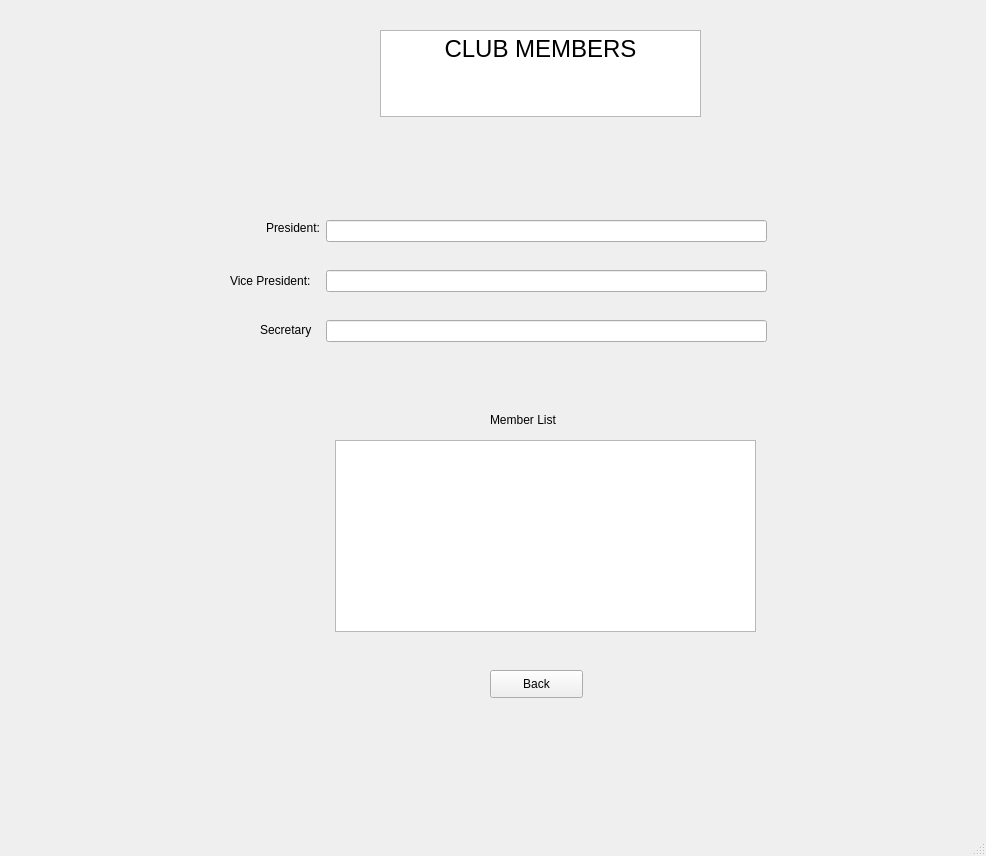
<?xml version="1.0" encoding="UTF-8"?>
<ui version="4.0">
 <class>MainWindow</class>
 <widget class="QMainWindow" name="MainWindow">
  <property name="geometry">
   <rect>
    <x>0</x>
    <y>0</y>
    <width>986</width>
    <height>856</height>
   </rect>
  </property>
  <property name="windowTitle">
   <string>MainWindow</string>
  </property>
  <widget class="QWidget" name="centralwidget">
   <widget class="QTextEdit" name="textEdit">
    <property name="geometry">
     <rect>
      <x>380</x>
      <y>30</y>
      <width>321</width>
      <height>87</height>
     </rect>
    </property>
    <property name="html">
     <string>&lt;!DOCTYPE HTML PUBLIC &quot;-//W3C//DTD HTML 4.0//EN&quot; &quot;http://www.w3.org/TR/REC-html40/strict.dtd&quot;&gt;
&lt;html&gt;&lt;head&gt;&lt;meta name=&quot;qrichtext&quot; content=&quot;1&quot; /&gt;&lt;style type=&quot;text/css&quot;&gt;
p, li { white-space: pre-wrap; }
&lt;/style&gt;&lt;/head&gt;&lt;body style=&quot; font-family:'MS Shell Dlg 2'; font-size:7.8pt; font-weight:400; font-style:normal;&quot;&gt;
&lt;p align=&quot;center&quot; style=&quot; margin-top:0px; margin-bottom:0px; margin-left:0px; margin-right:0px; -qt-block-indent:0; text-indent:0px;&quot;&gt;&lt;span style=&quot; font-size:18pt;&quot;&gt;CLUB MEMBERS&lt;/span&gt;&lt;/p&gt;&lt;/body&gt;&lt;/html&gt;</string>
    </property>
   </widget>
   <widget class="QLabel" name="label">
    <property name="geometry">
     <rect>
      <x>266</x>
      <y>220</y>
      <width>55</width>
      <height>16</height>
     </rect>
    </property>
    <property name="text">
     <string>President:</string>
    </property>
   </widget>
   <widget class="QLineEdit" name="PresidentLine">
    <property name="geometry">
     <rect>
      <x>326</x>
      <y>220</y>
      <width>441</width>
      <height>22</height>
     </rect>
    </property>
   </widget>
   <widget class="QLabel" name="label_2">
    <property name="geometry">
     <rect>
      <x>230</x>
      <y>270</y>
      <width>91</width>
      <height>21</height>
     </rect>
    </property>
    <property name="text">
     <string>Vice President:</string>
    </property>
   </widget>
   <widget class="QLineEdit" name="VicePresidentLine">
    <property name="geometry">
     <rect>
      <x>326</x>
      <y>270</y>
      <width>441</width>
      <height>22</height>
     </rect>
    </property>
   </widget>
   <widget class="QLineEdit" name="SecretaryLine">
    <property name="geometry">
     <rect>
      <x>326</x>
      <y>320</y>
      <width>441</width>
      <height>22</height>
     </rect>
    </property>
   </widget>
   <widget class="QLabel" name="label_3">
    <property name="geometry">
     <rect>
      <x>260</x>
      <y>320</y>
      <width>61</width>
      <height>20</height>
     </rect>
    </property>
    <property name="text">
     <string>Secretary</string>
    </property>
   </widget>
   <widget class="QLabel" name="label_4">
    <property name="geometry">
     <rect>
      <x>490</x>
      <y>410</y>
      <width>101</width>
      <height>20</height>
     </rect>
    </property>
    <property name="text">
     <string>Member List</string>
    </property>
   </widget>
   <widget class="QPushButton" name="BackButton">
    <property name="geometry">
     <rect>
      <x>490</x>
      <y>670</y>
      <width>93</width>
      <height>28</height>
     </rect>
    </property>
    <property name="text">
     <string>Back</string>
    </property>
   </widget>
   <widget class="QTableView" name="MembersTable">
    <property name="geometry">
     <rect>
      <x>335</x>
      <y>440</y>
      <width>421</width>
      <height>192</height>
     </rect>
    </property>
   </widget>
  </widget>
  <widget class="QMenuBar" name="menubar">
   <property name="geometry">
    <rect>
     <x>0</x>
     <y>0</y>
     <width>986</width>
     <height>26</height>
    </rect>
   </property>
  </widget>
  <widget class="QStatusBar" name="statusbar"/>
 </widget>
 <resources/>
 <connections/>
</ui>
